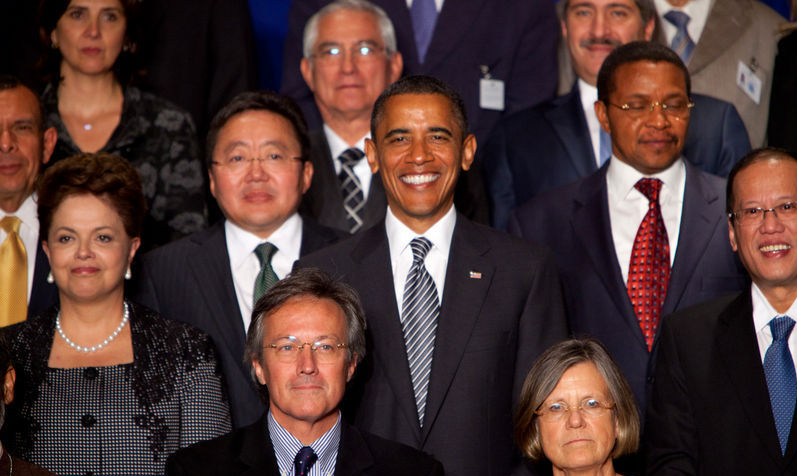
#> input picture python-raspberry-pi-master/EXP-Base-Opencv/face.bmp, 797 x 476 px, given in place of the camera
$ python shape_det_show.py
#> lines starting #> are read from the running program, lines starting #| are printed output that depends on the picture; after the words box and inside, x2 and y2 are one past the last pixel; in counts of white or black regions, pixels touching at a corner belong together
#> further down, img is the input picture: shape (476, 797, 3); mean B, G, R 53, 55.7, 79.6
import cv2
import numpy as np


# 滑块的响应函数
def empty(a):
    pass

# 预处理提取边缘图像，imgCanny边缘提取
def preProcessing(img,edge_min=40,edge_max=50):
#> called with edge_min = 50, edge_max = 50
    imgGray = cv2.cvtColor(img,cv2.COLOR_BGR2GRAY)
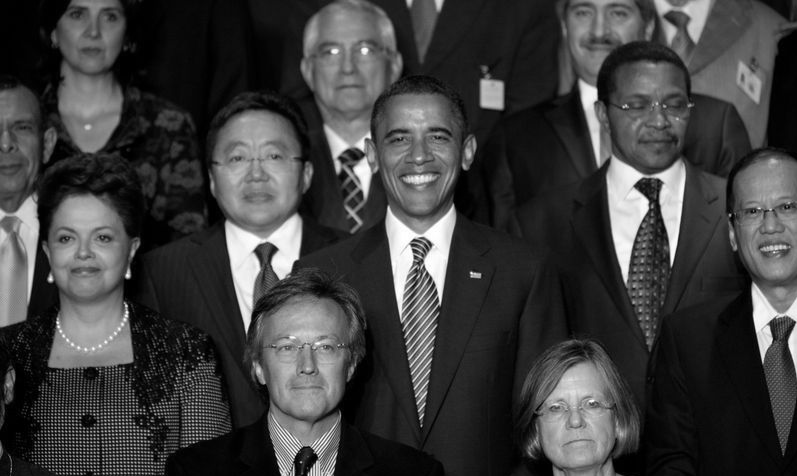
#> imgGray: shape (476, 797); min 0, max 255, mean 62.5
    imgBlur = cv2.GaussianBlur(imgGray,(5,5),1)
    imgCanny = cv2.Canny(imgBlur,edge_min,edge_max)
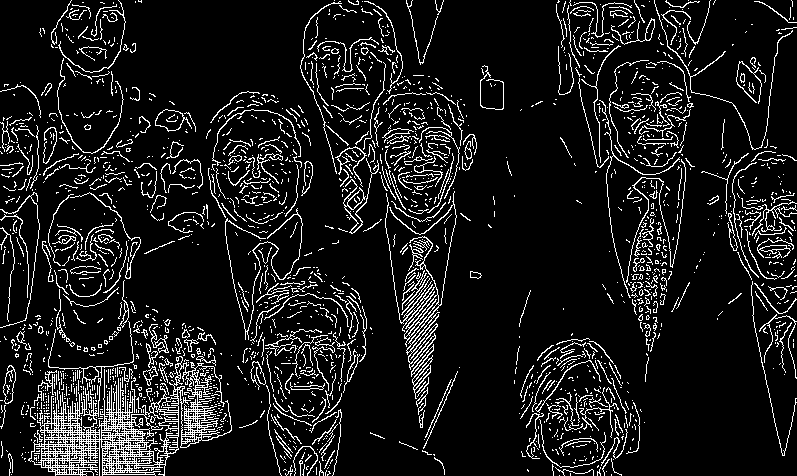
#> imgCanny: shape (476, 797); 10.3% white in thin lines or dots
    kernel = np.ones((5,5))
    imgDial = cv2.dilate(imgCanny,kernel,iterations=2)
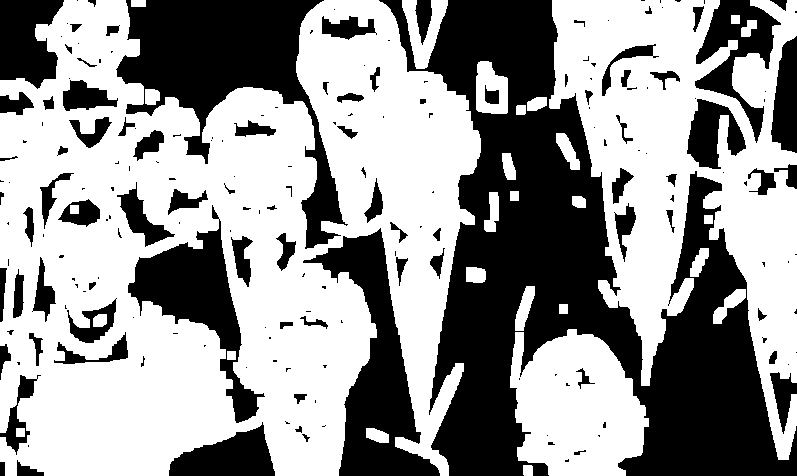
#> imgDial: shape (476, 797); 59.1% white; 197 black regions (112 under 20 px), largest, box (x1, y1, x2, y2) and area: (379, 0, 797, 476) 78274, (116, 0, 348, 249) 20151, (303, 228, 440, 476) 11974
    imgEdge = cv2.erode(imgDial,kernel,iterations=1)
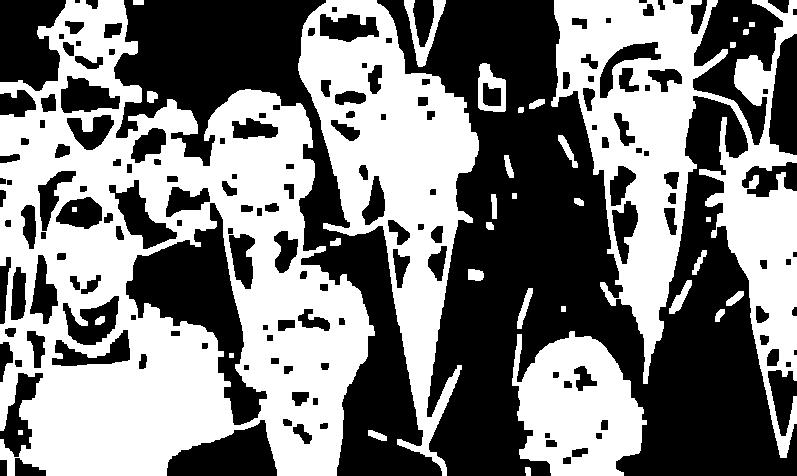
#> imgEdge: shape (476, 797); 49.2% white; 35 white regions
    return imgEdge


def det_circle(img):

    # 轮廓提取
    contours,hierarchy = cv2.findContours(img,cv2.RETR_EXTERNAL,cv2.CHAIN_APPROX_NONE)
#> contours = 32 contours, 3 with area under 20; largest, box (x1, y1, x2, y2) and area: (0, 0, 375, 476) 122061, (551, 0, 797, 458) 47050, (298, 0, 479, 476) 36596, (512, 331, 647, 476) 13666, (478, 63, 506, 112) 1027

    # 对提取的各个轮廓进行遍历
    n_circle = 0
    list_contours = []
    for cnt in contours:
        # 计算各个轮廓包围的面积
        area = cv2.contourArea(cnt)
        # 当面积大于300时进行处理
        if area>300:

            # 将光滑的轮廓线折线化
            peri = cv2.arcLength(cnt,True)
            approx = cv2.approxPolyDP(cnt,0.02*peri,True)

            # 根据近似折线段的数目判断目标的形状
            objCor = len(approx)

            # 四条以上线段时为圆形
            if objCor>4:
                n_circle = n_circle+1
                list_contours.append(cnt)
#> this loop made 32 passes
#> (area, peri, objCor) on passes 4, 23, 28, 29, 30, 32: (13665.5, 651.5, 9), (1027, 141.5, 6), (47050.5, 3411.7, 7), (782.5, 280.6, 7), (36596, 1527.9, 7), (122061, 2834.9, 5)
#> area on passes 1, 2, 5, 6, 7, 8: 37, 99.5, 66, 20, 117, 206
#> after the loop, list_contours = 6 contours; box (x1, y1, x2, y2) and area: (0, 0, 375, 476) 122061, (551, 0, 797, 458) 47050, (298, 0, 479, 476) 36596, (512, 331, 647, 476) 13666, (478, 63, 506, 112) 1027, (404, 0, 446, 67) 782; n_circle = 6
    return n_circle,list_contours


if __name__ == "__main__":

    # 创建参数调整滑块
    cv2.namedWindow("TrackBars")
    cv2.resizeWindow("TrackBars",640,60)
    cv2.createTrackbar("Edge Min","TrackBars",50,255,empty)
    cv2.createTrackbar("Edge Max","TrackBars",50,255,empty)


    # 读取摄像头
    cap = cv2.VideoCapture(0)

    while True:
        success, img = cap.read()

        if success:

            # 获取边缘检测参数
            edge_min = cv2.getTrackbarPos("Edge Min","TrackBars")
            edge_max = cv2.getTrackbarPos("Edge Max", "TrackBars")

            # 读取边缘
            img_edge = preProcessing(img,edge_min,edge_max)
            cv2.imshow("video2",img_edge)

            n_circle,list_contours = det_circle(img_edge)
#> n_circle = 6
            print(n_circle)
#| 6

            for cnt in list_contours:
                cv2.drawContours(img, cnt, -1, (255, 0, 0), 3)
#> this loop made 6 passes
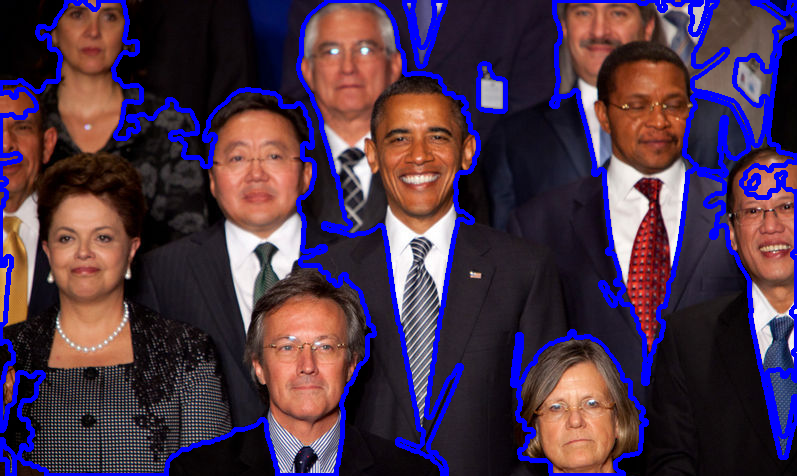
#> img: shape (476, 797, 3); mean B, G, R 73.9, 51.6, 74.1

            cv2.imshow("video",img)


        if cv2.waitKey(50) & 0xFF == ord('q'):
#> (key q is pressed here)
            break
    cap.release()
